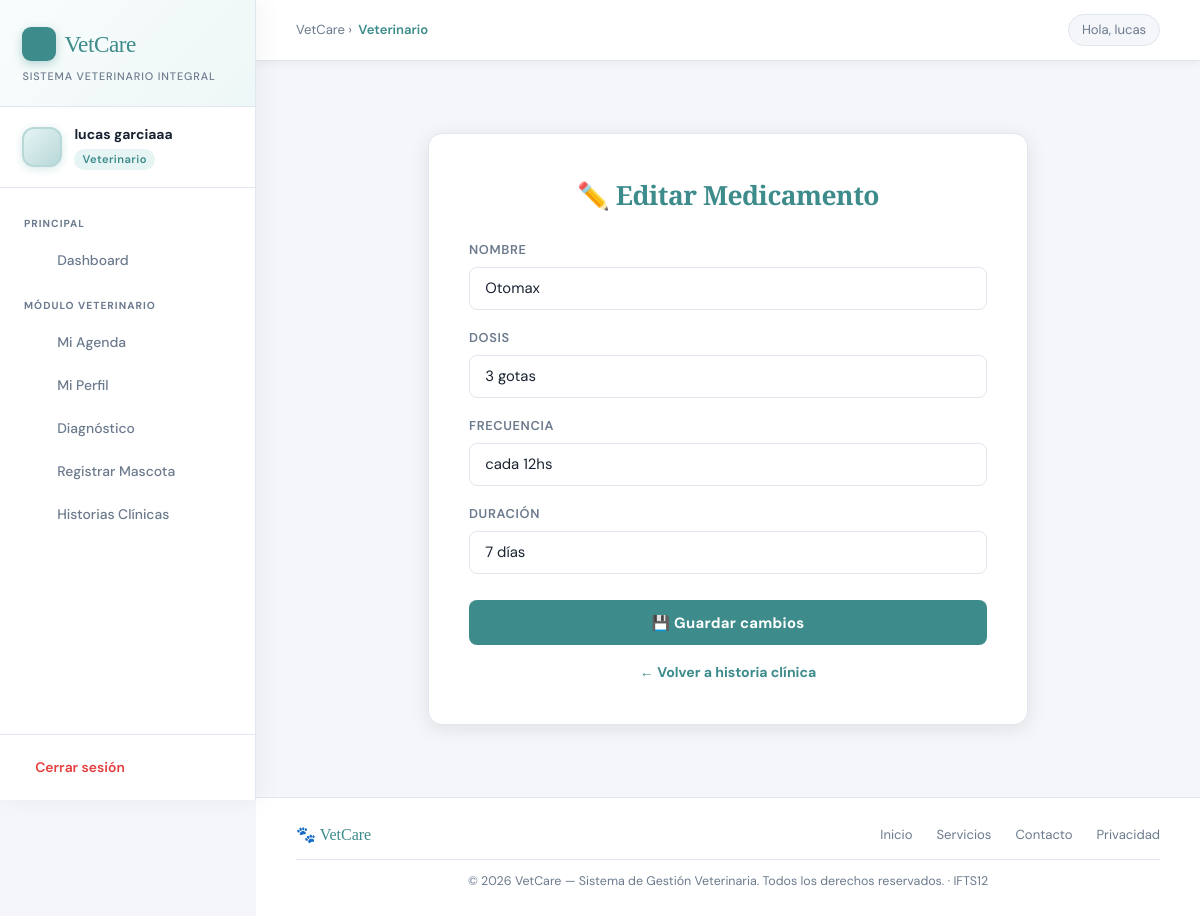
The page /veterinario/medicamento/editar/1 (signed in) on the database its author committed.
### app/models/usuario.py (models this page shows, shortened)
class Usuario(db.Model, UserMixin):
    id = db.Column(db.Integer, primary_key=True)
    nombre = db.Column(db.String(100), nullable=False)
    apellido = db.Column(db.String(100), nullable=False)
    dni = db.Column(db.String(20), unique=True, nullable=False)
    telefono = db.Column(db.String(20), nullable=False)
    correo = db.Column(db.String(150), unique=True, nullable=False)
    password_hash = db.Column(db.String(200), nullable=False)
    rol = db.Column(db.String(20), nullable=False)
    activo = db.Column(db.Boolean, default=True)

### app/models/historia_clinica.py (models this page shows)
class Medicamento(db.Model):
    __tablename__ = 'medicamento'
    id = db.Column(db.Integer, primary_key=True)
    diagnostico_id = db.Column(db.Integer, db.ForeignKey('diagnostico.id'), nullable=False)
    nombre = db.Column(db.String(150), nullable=False)
    dosis = db.Column(db.String(100), nullable=False)      # ej: "5mg"
    frecuencia = db.Column(db.String(100), nullable=False) # ej: "cada 8 horas"
    duracion = db.Column(db.String(100), nullable=True)    # ej: "7 días"

### app/routes/veterinario.py (the view, shortened to what this page needs)
@veterinario.route('/veterinario/medicamento/editar/<int:id>', methods=['GET', 'POST'])
@login_required
@solo_veterinario
def editar_medicamento(id):
    medicamento = Medicamento.query.get_or_404(id)
    return render_template('veterinario/editar_medicamento.html', medicamento=medicamento)

### app/models/usuario.py (called while the page is built)
@login_manager.user_loader
def load_user(user_id):
    return Usuario.query.get(int(user_id))

### app/routes/veterinario.py (called while the page is built)
def solo_veterinario(f):
    @wraps(f)
    def decorated(*args, **kwargs):
        if current_user.rol != 'veterinario':
            flash('Acceso no autorizado.', 'error')
            return redirect(url_for('auth.dashboard'))
        return f(*args, **kwargs)
    return decorated

### app/templates/veterinario/editar_medicamento.html
{% extends 'base.html' %}
{% block content %}
<div class="container" style="max-width: 600px;">
    <h2>✏️ Editar Medicamento</h2>
    <form method="POST">
        <div class="form-group">
            <label>Nombre</label>
            <input type="text" name="nombre" value="{{ medicamento.nombre }}" required>
        </div>
        <div class="form-group">
            <label>Dosis</label>
            <input type="text" name="dosis" value="{{ medicamento.dosis }}" required placeholder="Ej: 250mg">
        </div>
        <div class="form-group">
            <label>Frecuencia</label>
            <input type="text" name="frecuencia" value="{{ medicamento.frecuencia }}" required placeholder="Ej: cada 8 horas">
        </div>
        <div class="form-group">
            <label>Duración</label>
            <input type="text" name="duracion" value="{{ medicamento.duracion or '' }}" placeholder="Ej: 7 días">
        </div>
        <button type="submit">💾 Guardar cambios</button>
    </form>
    <div class="link-text">
        <a href="{{ url_for('veterinario.historia_clinica', mascota_id=medicamento.diagnostico.mascota_id) }}">← Volver a historia clínica</a>
    </div>
</div>
{% endblock %}

### app/templates/base.html (shortened to what this page needs)
<!DOCTYPE html>
<html lang="es">
<head>
    <link rel="stylesheet" href="https://cdn.jsdelivr.net/npm/@tabler/icons-webfont@latest/tabler-icons.min.css">
</head>
<body>
{% if current_user.is_authenticated %}
<aside class="sidebar">
    <div class="sidebar-logo">
        <div class="brand">
            <div class="brand-icon"></div>
            VetCare
        </div>
        <div class="tagline">Sistema Veterinario Integral</div>
    </div>
    <div class="sidebar-user">
        <div class="user-avatar">
        </div>
        <div class="user-info">
            <div class="user-name">{{ current_user.nombre }} {{ current_user.apellido }}</div>
            <div class="user-role">{{ current_user.rol }}</div>
        </div>
    </div>
    <nav class="sidebar-nav">
        <div class="nav-section-label">Principal</div>
        <a href="{{ url_for('auth.dashboard') }}" class="nav-link">
            <span class="icon"></span> Dashboard
        </a>
        {% if current_user.rol == 'veterinario' %}
            <div class="nav-section-label">Módulo Veterinario</div>
            <a href="{{ url_for('veterinario.agenda') }}" class="nav-link">
                <span class="icon"></span> Mi Agenda
            </a>
            <a href="{{ url_for('veterinario.perfil') }}" class="nav-link">
                <span class="icon"></span> Mi Perfil
            </a>
            <a href="{{ url_for('veterinario.nuevo_diagnostico') }}" class="nav-link">
                <span class="icon"></span> Diagnóstico
            </a>
            <a href="{{ url_for('veterinario.registrar_mascota') }}" class="nav-link">
                <span class="icon"></span> Registrar Mascota
            </a>
            <a href="{{ url_for('mascotas.listar') }}" class="nav-link">
                <span class="icon"></span> Historias Clínicas
            </a>
        {% endif %}
    </nav>
    <div class="sidebar-footer">
        <a href="{{ url_for('auth.logout') }}" class="logout-btn">
            <span class="icon"></span> Cerrar sesión
        </a>
    </div>
</aside>
<div class="main-wrapper">
    <div class="inner-topbar">
        <div class="breadcrumb">
            VetCare &rsaquo; <span>{{ current_user.rol | capitalize }}</span>
        </div>
        <div class="top-right">
            <div class="greeting-chip">Hola, {{ current_user.nombre }}</div>
        </div>
    </div>
    <div class="main-content">
        {% block content %}{% endblock %}
    </div>
    <footer class="site-footer">
        <div class="footer-inner">
            <div class="footer-brand">🐾 VetCare</div>
            <div class="footer-links">
                <a href="#">Inicio</a>
                <a href="#">Servicios</a>
                <a href="#">Contacto</a>
                <a href="#">Privacidad</a>
            </div>
        </div>
        <div class="footer-copy">
            © 2026 VetCare — Sistema de Gestión Veterinaria. Todos los derechos reservados. · IFTS12
        </div>
    </footer>
</div>
{% endif %}
</body>
</html>

### rows shown on the page
Usuario: nombre "lucas", apellido "garciaaa", rol "Veterinario"
Medicamento: nombre "Otomax", dosis "3 gotas", frecuencia "cada 12hs", duracion "7 días"
